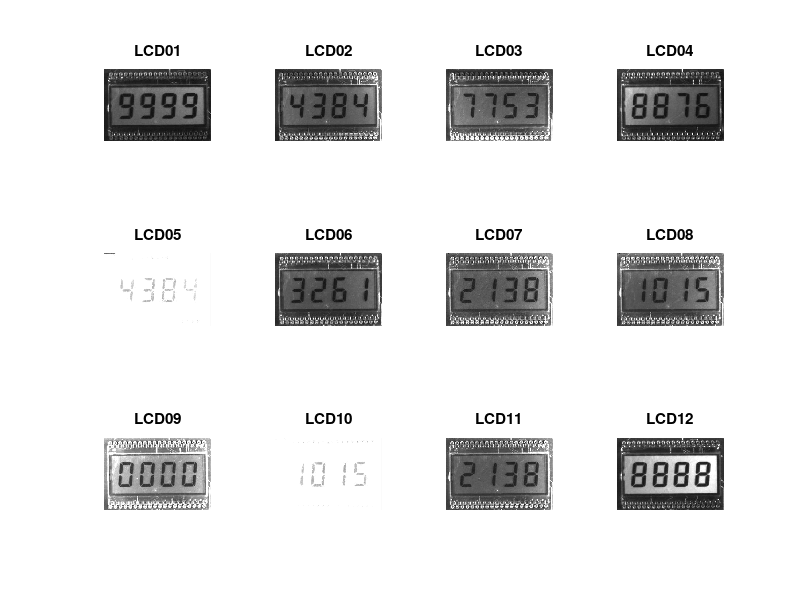

Write the MATLAB code that produced this figure.
load Lcd

figure('Name','DISPLAYS A IDENTIFICAR');

for k = 1:numel(lcd)
    subplot(3,4,k), imshow(lcd(k).im)
    if k < 10 
        title(['LCD0',num2str(k)]);
    else
        title(['LCD',num2str(k)]);
    end
end
